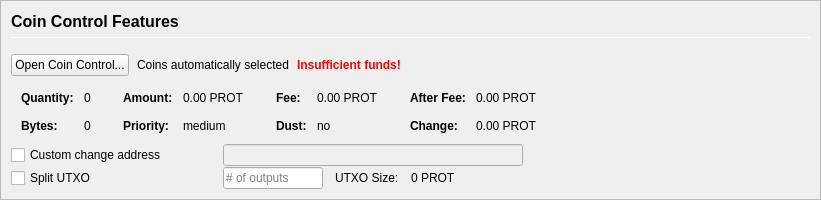
         <widget class="QFrame" name="frameCoinControl">
          <property name="sizePolicy">
           <sizepolicy hsizetype="Expanding" vsizetype="Expanding">
            <horstretch>0</horstretch>
            <verstretch>0</verstretch>
           </sizepolicy>
          </property>
          <property name="maximumSize">
           <size>
            <width>16777215</width>
            <height>16777215</height>
           </size>
          </property>
          <property name="frameShape">
           <enum>QFrame::StyledPanel</enum>
          </property>
          <property name="frameShadow">
           <enum>QFrame::Sunken</enum>
          </property>
          <layout class="QVBoxLayout" name="verticalLayoutCoinControl2">
           <property name="spacing">
            <number>0</number>
           </property>
           <property name="leftMargin">
            <number>0</number>
           </property>
           <property name="topMargin">
            <number>0</number>
           </property>
           <property name="rightMargin">
            <number>0</number>
           </property>
           <property name="bottomMargin">
            <number>0</number>
           </property>
           <item>
            <widget class="QFrame" name="frameCoinControl_BG">
             <layout class="QVBoxLayout" name="verticalLayoutCoinControl" stretch="0,0,0,0,0,0">
              <property name="spacing">
               <number>1</number>
              </property>
              <property name="leftMargin">
               <number>10</number>
              </property>
              <property name="topMargin">
               <number>10</number>
              </property>
              <item>
               <layout class="QHBoxLayout" name="horizontalLayoutCoinControl1">
                <property name="bottomMargin">
                 <number>15</number>
                </property>
                <item>
                 <layout class="QVBoxLayout" name="verticalLayout_3">
                  <property name="spacing">
                   <number>6</number>
                  </property>
                  <item>
                   <widget class="QLabel" name="labelCoinControlFeatures">
                    <property name="sizePolicy">
                     <sizepolicy hsizetype="Preferred" vsizetype="Maximum">
                      <horstretch>0</horstretch>
                      <verstretch>0</verstretch>
                     </sizepolicy>
                    </property>
                    <property name="minimumSize">
                     <size>
                      <width>0</width>
                      <height>20</height>
                     </size>
                    </property>
                    <property name="font">
                     <font>
                      <pointsize>12</pointsize>
                      <weight>75</weight>
                      <bold>true</bold>
                     </font>
                    </property>
                    <property name="styleSheet">
                     <string notr="true">font-weight:bold;</string>
                    </property>
                    <property name="text">
                     <string>Coin Control Features</string>
                    </property>
                   </widget>
                  </item>
                  <item>
                   <widget class="Line" name="line">
                    <property name="minimumSize">
                     <size>
                      <width>0</width>
                      <height>1</height>
                     </size>
                    </property>
                    <property name="maximumSize">
                     <size>
                      <width>16777215</width>
                      <height>1</height>
                     </size>
                    </property>
                    <property name="orientation">
                     <enum>Qt::Horizontal</enum>
                    </property>
                   </widget>
                  </item>
                 </layout>
                </item>
               </layout>
              </item>
              <item>
               <layout class="QHBoxLayout" name="horizontalLayoutCoinControl2" stretch="0,0,0,0">
                <property name="spacing">
                 <number>8</number>
                </property>
                <property name="bottomMargin">
                 <number>10</number>
                </property>
                <item>
                 <widget class="QPushButton" name="pushButtonCoinControl">
                  <property name="styleSheet">
                   <string notr="true"/>
                  </property>
                  <property name="text">
                   <string>Open Coin Control...</string>
                  </property>
                  <property name="autoDefault">
                   <bool>false</bool>
                  </property>
                 </widget>
                </item>
                <item>
                 <widget class="QLabel" name="labelCoinControlAutomaticallySelected">
                  <property name="text">
                   <string>Coins automatically selected</string>
                  </property>
                  <property name="margin">
                   <number>5</number>
                  </property>
                 </widget>
                </item>
                <item>
                 <widget class="QLabel" name="labelCoinControlInsuffFunds">
                  <property name="font">
                   <font>
                    <weight>75</weight>
                    <bold>true</bold>
                   </font>
                  </property>
                  <property name="styleSheet">
                   <string notr="true">color:red;font-weight:bold;</string>
                  </property>
                  <property name="text">
                   <string>Insufficient funds!</string>
                  </property>
                  <property name="margin">
                   <number>5</number>
                  </property>
                 </widget>
                </item>
                <item>
                 <spacer name="horizontalSpacerCoinControl">
                  <property name="orientation">
                   <enum>Qt::Horizontal</enum>
                  </property>
                  <property name="sizeHint" stdset="0">
                   <size>
                    <width>40</width>
                    <height>1</height>
                   </size>
                  </property>
                 </spacer>
                </item>
               </layout>
              </item>
              <item>
               <widget class="QWidget" name="widgetCoinControl" native="true">
                <property name="sizePolicy">
                 <sizepolicy hsizetype="Preferred" vsizetype="Preferred">
                  <horstretch>0</horstretch>
                  <verstretch>0</verstretch>
                 </sizepolicy>
                </property>
                <property name="minimumSize">
                 <size>
                  <width>0</width>
                  <height>0</height>
                 </size>
                </property>
                <property name="styleSheet">
                 <string notr="true"/>
                </property>
                <layout class="QHBoxLayout" name="horizontalLayoutCoinControl5">
                 <property name="leftMargin">
                  <number>0</number>
                 </property>
                 <property name="topMargin">
                  <number>0</number>
                 </property>
                 <property name="rightMargin">
                  <number>0</number>
                 </property>
                 <property name="bottomMargin">
                  <number>0</number>
                 </property>
                 <item>
                  <layout class="QHBoxLayout" name="horizontalLayoutCoinControl3" stretch="0,0,0,1">
                   <property name="spacing">
                    <number>20</number>
                   </property>
                   <property name="topMargin">
                    <number>0</number>
                   </property>
                   <property name="bottomMargin">
                    <number>10</number>
                   </property>
                   <item>
                    <layout class="QFormLayout" name="formLayoutCoinControl1">
                     <property name="horizontalSpacing">
                      <number>10</number>
                     </property>
                     <property name="verticalSpacing">
                      <number>14</number>
                     </property>
                     <property name="leftMargin">
                      <number>10</number>
                     </property>
                     <property name="topMargin">
                      <number>4</number>
                     </property>
                     <property name="rightMargin">
                      <number>6</number>
                     </property>
                     <item row="0" column="0">
                      <widget class="QLabel" name="labelCoinControlQuantityText">
                       <property name="font">
                        <font>
                         <weight>75</weight>
                         <bold>true</bold>
                        </font>
                       </property>
                       <property name="text">
                        <string>Quantity:</string>
                       </property>
                       <property name="margin">
                        <number>0</number>
                       </property>
                      </widget>
                     </item>
                     <item row="0" column="1">
                      <widget class="QLabel" name="labelCoinControlQuantity">
                       <property name="cursor">
                        <cursorShape>IBeamCursor</cursorShape>
                       </property>
                       <property name="contextMenuPolicy">
                        <enum>Qt::ActionsContextMenu</enum>
                       </property>
                       <property name="text">
                        <string notr="true">0</string>
                       </property>
                       <property name="margin">
                        <number>0</number>
                       </property>
                       <property name="textInteractionFlags">
                        <set>Qt::LinksAccessibleByMouse|Qt::TextSelectableByKeyboard|Qt::TextSelectableByMouse</set>
                       </property>
                      </widget>
                     </item>
                     <item row="1" column="0">
                      <widget class="QLabel" name="labelCoinControlBytesText">
                       <property name="font">
                        <font>
                         <weight>75</weight>
                         <bold>true</bold>
                        </font>
                       </property>
                       <property name="text">
                        <string>Bytes:</string>
                       </property>
                      </widget>
                     </item>
                     <item row="1" column="1">
                      <widget class="QLabel" name="labelCoinControlBytes">
                       <property name="cursor">
                        <cursorShape>IBeamCursor</cursorShape>
                       </property>
                       <property name="contextMenuPolicy">
                        <enum>Qt::ActionsContextMenu</enum>
                       </property>
                       <property name="text">
                        <string notr="true">0</string>
                       </property>
                       <property name="textInteractionFlags">
                        <set>Qt::LinksAccessibleByMouse|Qt::TextSelectableByKeyboard|Qt::TextSelectableByMouse</set>
                       </property>
                      </widget>
                     </item>
                    </layout>
                   </item>
                   <item>
                    <layout class="QFormLayout" name="formLayoutCoinControl2">
                     <property name="horizontalSpacing">
                      <number>10</number>
                     </property>
                     <property name="verticalSpacing">
                      <number>14</number>
                     </property>
                     <property name="leftMargin">
                      <number>6</number>
                     </property>
                     <property name="topMargin">
                      <number>4</number>
                     </property>
                     <property name="rightMargin">
                      <number>6</number>
                     </property>
                     <item row="0" column="0">
                      <widget class="QLabel" name="labelCoinControlAmountText">
                       <property name="font">
                        <font>
                         <weight>75</weight>
                         <bold>true</bold>
                        </font>
                       </property>
                       <property name="text">
                        <string>Amount:</string>
                       </property>
                       <property name="margin">
                        <number>0</number>
                       </property>
                      </widget>
                     </item>
                     <item row="0" column="1">
                      <widget class="QLabel" name="labelCoinControlAmount">
                       <property name="cursor">
                        <cursorShape>IBeamCursor</cursorShape>
                       </property>
                       <property name="contextMenuPolicy">
                        <enum>Qt::ActionsContextMenu</enum>
                       </property>
                       <property name="text">
                        <string notr="true">0.00 PROT</string>
                       </property>
                       <property name="textInteractionFlags">
                        <set>Qt::LinksAccessibleByMouse|Qt::TextSelectableByKeyboard|Qt::TextSelectableByMouse</set>
                       </property>
                      </widget>
                     </item>
                     <item row="1" column="0">
                      <widget class="QLabel" name="labelCoinControlPriorityText">
                       <property name="font">
                        <font>
                         <weight>75</weight>
                         <bold>true</bold>
                        </font>
                       </property>
                       <property name="text">
                        <string>Priority:</string>
                       </property>
                      </widget>
                     </item>
                     <item row="1" column="1">
                      <widget class="QLabel" name="labelCoinControlPriority">
                       <property name="cursor">
                        <cursorShape>IBeamCursor</cursorShape>
                       </property>
                       <property name="contextMenuPolicy">
                        <enum>Qt::ActionsContextMenu</enum>
                       </property>
                       <property name="text">
                        <string>medium</string>
                       </property>
                       <property name="textInteractionFlags">
                        <set>Qt::LinksAccessibleByMouse|Qt::TextSelectableByKeyboard|Qt::TextSelectableByMouse</set>
                       </property>
                      </widget>
                     </item>
                    </layout>
                   </item>
                   <item>
                    <layout class="QFormLayout" name="formLayoutCoinControl3">
                     <property name="horizontalSpacing">
                      <number>10</number>
                     </property>
                     <property name="verticalSpacing">
                      <number>14</number>
                     </property>
                     <property name="leftMargin">
                      <number>6</number>
                     </property>
                     <property name="topMargin">
                      <number>4</number>
                     </property>
                     <property name="rightMargin">
                      <number>6</number>
                     </property>
                     <item row="0" column="0">
                      <widget class="QLabel" name="labelCoinControlFeeText">
                       <property name="font">
                        <font>
                         <weight>75</weight>
                         <bold>true</bold>
                        </font>
                       </property>
                       <property name="text">
                        <string>Fee:</string>
                       </property>
                       <property name="margin">
                        <number>0</number>
                       </property>
                      </widget>
                     </item>
                     <item row="0" column="1">
                      <widget class="QLabel" name="labelCoinControlFee">
                       <property name="cursor">
                        <cursorShape>IBeamCursor</cursorShape>
                       </property>
                       <property name="contextMenuPolicy">
                        <enum>Qt::ActionsContextMenu</enum>
                       </property>
                       <property name="text">
                        <string notr="true">0.00 PROT</string>
                       </property>
                       <property name="textInteractionFlags">
                        <set>Qt::LinksAccessibleByMouse|Qt::TextSelectableByKeyboard|Qt::TextSelectableByMouse</set>
                       </property>
                      </widget>
                     </item>
                     <item row="1" column="0">
                      <widget class="QLabel" name="labelCoinControlLowOutputText">
                       <property name="font">
                        <font>
                         <weight>75</weight>
                         <bold>true</bold>
                        </font>
                       </property>
                       <property name="text">
                        <string>Dust:</string>
                       </property>
                      </widget>
                     </item>
                     <item row="1" column="1">
                      <widget class="QLabel" name="labelCoinControlLowOutput">
                       <property name="cursor">
                        <cursorShape>IBeamCursor</cursorShape>
                       </property>
                       <property name="contextMenuPolicy">
                        <enum>Qt::ActionsContextMenu</enum>
                       </property>
                       <property name="text">
                        <string>no</string>
                       </property>
                       <property name="textInteractionFlags">
                        <set>Qt::LinksAccessibleByMouse|Qt::TextSelectableByKeyboard|Qt::TextSelectableByMouse</set>
                       </property>
                      </widget>
                     </item>
                    </layout>
                   </item>
                   <item>
                    <layout class="QFormLayout" name="formLayoutCoinControl4">
                     <property name="horizontalSpacing">
                      <number>10</number>
                     </property>
                     <property name="verticalSpacing">
                      <number>14</number>
                     </property>
                     <property name="leftMargin">
                      <number>6</number>
                     </property>
                     <property name="topMargin">
                      <number>4</number>
                     </property>
                     <property name="rightMargin">
                      <number>6</number>
                     </property>
                     <item row="0" column="0">
                      <widget class="QLabel" name="labelCoinControlAfterFeeText">
                       <property name="font">
                        <font>
                         <weight>75</weight>
                         <bold>true</bold>
                        </font>
                       </property>
                       <property name="text">
                        <string>After Fee:</string>
                       </property>
                       <property name="margin">
                        <number>0</number>
                       </property>
                      </widget>
                     </item>
                     <item row="0" column="1">
                      <widget class="QLabel" name="labelCoinControlAfterFee">
                       <property name="cursor">
                        <cursorShape>IBeamCursor</cursorShape>
                       </property>
                       <property name="contextMenuPolicy">
                        <enum>Qt::ActionsContextMenu</enum>
                       </property>
                       <property name="text">
                        <string notr="true">0.00 PROT</string>
                       </property>
                       <property name="textInteractionFlags">
                        <set>Qt::LinksAccessibleByMouse|Qt::TextSelectableByKeyboard|Qt::TextSelectableByMouse</set>
                       </property>
                      </widget>
                     </item>
                     <item row="1" column="0">
                      <widget class="QLabel" name="labelCoinControlChangeText">
                       <property name="font">
                        <font>
                         <weight>75</weight>
                         <bold>true</bold>
                        </font>
                       </property>
                       <property name="text">
                        <string>Change:</string>
                       </property>
                      </widget>
                     </item>
                     <item row="1" column="1">
                      <widget class="QLabel" name="labelCoinControlChange">
                       <property name="cursor">
                        <cursorShape>IBeamCursor</cursorShape>
                       </property>
                       <property name="contextMenuPolicy">
                        <enum>Qt::ActionsContextMenu</enum>
                       </property>
                       <property name="text">
                        <string notr="true">0.00 PROT</string>
                       </property>
                       <property name="textInteractionFlags">
                        <set>Qt::LinksAccessibleByMouse|Qt::TextSelectableByKeyboard|Qt::TextSelectableByMouse</set>
                       </property>
                      </widget>
                     </item>
                    </layout>
                   </item>
                  </layout>
                 </item>
                </layout>
               </widget>
              </item>
              <item>
               <layout class="QHBoxLayout" name="horizontalLayoutCoinControl4">
                <property name="spacing">
                 <number>12</number>
                </property>
                <property name="sizeConstraint">
                 <enum>QLayout::SetDefaultConstraint</enum>
                </property>
                <property name="topMargin">
                 <number>0</number>
                </property>
                <property name="rightMargin">
                 <number>0</number>
                </property>
                <item>
                 <widget class="QCheckBox" name="checkBoxCoinControlChange">
                  <property name="sizePolicy">
                   <sizepolicy hsizetype="Preferred" vsizetype="Preferred">
                    <horstretch>0</horstretch>
                    <verstretch>0</verstretch>
                   </sizepolicy>
                  </property>
                  <property name="minimumSize">
                   <size>
                    <width>200</width>
                    <height>0</height>
                   </size>
                  </property>
                  <property name="maximumSize">
                   <size>
                    <width>200</width>
                    <height>16777215</height>
                   </size>
                  </property>
                  <property name="toolTip">
                   <string>If this is activated, but the change address is empty or invalid, change will be sent to a newly generated address.</string>
                  </property>
                  <property name="text">
                   <string>Custom change address</string>
                  </property>
                 </widget>
                </item>
                <item>
                 <widget class="QValidatedLineEdit" name="lineEditCoinControlChange">
                  <property name="enabled">
                   <bool>false</bool>
                  </property>
                  <property name="sizePolicy">
                   <sizepolicy hsizetype="Preferred" vsizetype="Preferred">
                    <horstretch>0</horstretch>
                    <verstretch>0</verstretch>
                   </sizepolicy>
                  </property>
                  <property name="minimumSize">
                   <size>
                    <width>300</width>
                    <height>0</height>
                   </size>
                  </property>
                 </widget>
                </item>
                <item>
                 <widget class="QLabel" name="labelCoinControlChangeLabel">
                  <property name="sizePolicy">
                   <sizepolicy hsizetype="Preferred" vsizetype="Preferred">
                    <horstretch>0</horstretch>
                    <verstretch>0</verstretch>
                   </sizepolicy>
                  </property>
                  <property name="minimumSize">
                   <size>
                    <width>100</width>
                    <height>0</height>
                   </size>
                  </property>
                  <property name="text">
                   <string/>
                  </property>
                  <property name="margin">
                   <number>3</number>
                  </property>
                 </widget>
                </item>
               </layout>
              </item>
              <item>
               <layout class="QHBoxLayout" name="horizontalLayoutCoinControl6">
                <property name="spacing">
                 <number>12</number>
                </property>
                <property name="rightMargin">
                 <number>0</number>
                </property>
                <item>
                 <widget class="QCheckBox" name="splitBlockCheckBox">
                  <property name="sizePolicy">
                   <sizepolicy hsizetype="Preferred" vsizetype="Preferred">
                    <horstretch>0</horstretch>
                    <verstretch>0</verstretch>
                   </sizepolicy>
                  </property>
                  <property name="minimumSize">
                   <size>
                    <width>200</width>
                    <height>0</height>
                   </size>
                  </property>
                  <property name="maximumSize">
                   <size>
                    <width>200</width>
                    <height>16777215</height>
                   </size>
                  </property>
                  <property name="text">
                   <string>Split UTXO</string>
                  </property>
                 </widget>
                </item>
                <item>
                 <widget class="QLineEdit" name="splitBlockLineEdit">
                  <property name="sizePolicy">
                   <sizepolicy hsizetype="Preferred" vsizetype="Preferred">
                    <horstretch>50</horstretch>
                    <verstretch>0</verstretch>
                   </sizepolicy>
                  </property>
                  <property name="minimumSize">
                   <size>
                    <width>100</width>
                    <height>0</height>
                   </size>
                  </property>
                  <property name="maximumSize">
                   <size>
                    <width>100</width>
                    <height>16777215</height>
                   </size>
                  </property>
                  <property name="placeholderText">
                   <string># of outputs</string>
                  </property>
                 </widget>
                </item>
                <item>
                 <widget class="QLabel" name="labelBlockSizeText">
                  <property name="text">
                   <string>UTXO Size:</string>
                  </property>
                 </widget>
                </item>
                <item>
                 <widget class="QLabel" name="labelBlockSize">
                  <property name="text">
                   <string>0 PROT</string>
                  </property>
                 </widget>
                </item>
                <item>
                 <spacer name="horizontalSpacer_7">
                  <property name="orientation">
                   <enum>Qt::Horizontal</enum>
                  </property>
                  <property name="sizeHint" stdset="0">
                   <size>
                    <width>40</width>
                    <height>20</height>
                   </size>
                  </property>
                 </spacer>
                </item>
               </layout>
              </item>
              <item>
               <spacer name="verticalSpacerCoinControl">
                <property name="orientation">
                 <enum>Qt::Vertical</enum>
                </property>
                <property name="sizeHint" stdset="0">
                 <size>
                  <width>800</width>
                  <height>1</height>
                 </size>
                </property>
               </spacer>
              </item>
             </layout>
            </widget>
           </item>
          </layout>
         </widget>
